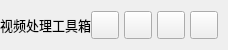
           <widget class="QFrame" name="contentTopBg">
            <property name="minimumSize">
             <size>
              <width>0</width>
              <height>50</height>
             </size>
            </property>
            <property name="maximumSize">
             <size>
              <width>16777215</width>
              <height>50</height>
             </size>
            </property>
            <property name="frameShape">
             <enum>QFrame::NoFrame</enum>
            </property>
            <property name="frameShadow">
             <enum>QFrame::Raised</enum>
            </property>
            <layout class="QHBoxLayout" name="horizontalLayout">
             <property name="spacing">
              <number>0</number>
             </property>
             <property name="leftMargin">
              <number>0</number>
             </property>
             <property name="topMargin">
              <number>0</number>
             </property>
             <property name="rightMargin">
              <number>10</number>
             </property>
             <property name="bottomMargin">
              <number>0</number>
             </property>
             <item>
              <widget class="QFrame" name="leftBox">
               <property name="sizePolicy">
                <sizepolicy hsizetype="Expanding" vsizetype="Preferred">
                 <horstretch>0</horstretch>
                 <verstretch>0</verstretch>
                </sizepolicy>
               </property>
               <property name="frameShape">
                <enum>QFrame::NoFrame</enum>
               </property>
               <property name="frameShadow">
                <enum>QFrame::Raised</enum>
               </property>
               <layout class="QHBoxLayout" name="horizontalLayout_3">
                <property name="spacing">
                 <number>0</number>
                </property>
                <property name="leftMargin">
                 <number>0</number>
                </property>
                <property name="topMargin">
                 <number>0</number>
                </property>
                <property name="rightMargin">
                 <number>0</number>
                </property>
                <property name="bottomMargin">
                 <number>0</number>
                </property>
                <item>
                 <widget class="QLabel" name="titleRightInfo">
                  <property name="sizePolicy">
                   <sizepolicy hsizetype="Preferred" vsizetype="Expanding">
                    <horstretch>0</horstretch>
                    <verstretch>0</verstretch>
                   </sizepolicy>
                  </property>
                  <property name="maximumSize">
                   <size>
                    <width>16777215</width>
                    <height>45</height>
                   </size>
                  </property>
                  <property name="font">
                   <font>
                    <family>Segoe UI</family>
                    <pointsize>10</pointsize>
                    <italic>false</italic>
                    <bold>false</bold>
                   </font>
                  </property>
                  <property name="text">
                   <string>视频处理工具箱</string>
                  </property>
                  <property name="alignment">
                   <set>Qt::AlignLeading|Qt::AlignLeft|Qt::AlignVCenter</set>
                  </property>
                 </widget>
                </item>
               </layout>
              </widget>
             </item>
             <item alignment="Qt::AlignRight">
              <widget class="QFrame" name="rightButtons">
               <property name="minimumSize">
                <size>
                 <width>0</width>
                 <height>28</height>
                </size>
               </property>
               <property name="frameShape">
                <enum>QFrame::NoFrame</enum>
               </property>
               <property name="frameShadow">
                <enum>QFrame::Raised</enum>
               </property>
               <layout class="QHBoxLayout" name="horizontalLayout_2">
                <property name="spacing">
                 <number>5</number>
                </property>
                <property name="leftMargin">
                 <number>0</number>
                </property>
                <property name="topMargin">
                 <number>0</number>
                </property>
                <property name="rightMargin">
                 <number>0</number>
                </property>
                <property name="bottomMargin">
                 <number>0</number>
                </property>
                <item>
                 <widget class="QPushButton" name="settingsTopBtn">
                  <property name="minimumSize">
                   <size>
                    <width>28</width>
                    <height>28</height>
                   </size>
                  </property>
                  <property name="maximumSize">
                   <size>
                    <width>28</width>
                    <height>28</height>
                   </size>
                  </property>
                  <property name="cursor">
                   <cursorShape>PointingHandCursor</cursorShape>
                  </property>
                  <property name="toolTip">
                   <string>Settings</string>
                  </property>
                  <property name="text">
                   <string/>
                  </property>
                  <property name="icon">
                   <iconset resource="resources.qrc">
                    <normaloff>:/icons/images/icons/icon_settings.png</normaloff>:/icons/images/icons/icon_settings.png</iconset>
                  </property>
                  <property name="iconSize">
                   <size>
                    <width>20</width>
                    <height>20</height>
                   </size>
                  </property>
                 </widget>
                </item>
                <item>
                 <widget class="QPushButton" name="minimizeAppBtn">
                  <property name="minimumSize">
                   <size>
                    <width>28</width>
                    <height>28</height>
                   </size>
                  </property>
                  <property name="maximumSize">
                   <size>
                    <width>28</width>
                    <height>28</height>
                   </size>
                  </property>
                  <property name="cursor">
                   <cursorShape>PointingHandCursor</cursorShape>
                  </property>
                  <property name="toolTip">
                   <string>Minimize</string>
                  </property>
                  <property name="text">
                   <string/>
                  </property>
                  <property name="icon">
                   <iconset resource="resources.qrc">
                    <normaloff>:/icons/images/icons/icon_minimize.png</normaloff>:/icons/images/icons/icon_minimize.png</iconset>
                  </property>
                  <property name="iconSize">
                   <size>
                    <width>20</width>
                    <height>20</height>
                   </size>
                  </property>
                 </widget>
                </item>
                <item>
                 <widget class="QPushButton" name="maximizeRestoreAppBtn">
                  <property name="minimumSize">
                   <size>
                    <width>28</width>
                    <height>28</height>
                   </size>
                  </property>
                  <property name="maximumSize">
                   <size>
                    <width>28</width>
                    <height>28</height>
                   </size>
                  </property>
                  <property name="font">
                   <font>
                    <family>Segoe UI</family>
                    <pointsize>10</pointsize>
                    <italic>false</italic>
                    <bold>false</bold>
                    <stylestrategy>PreferDefault</stylestrategy>
                   </font>
                  </property>
                  <property name="cursor">
                   <cursorShape>PointingHandCursor</cursorShape>
                  </property>
                  <property name="toolTip">
                   <string>Maximize</string>
                  </property>
                  <property name="text">
                   <string/>
                  </property>
                  <property name="icon">
                   <iconset resource="resources.qrc">
                    <normaloff>:/icons/images/icons/icon_maximize.png</normaloff>:/icons/images/icons/icon_maximize.png</iconset>
                  </property>
                  <property name="iconSize">
                   <size>
                    <width>20</width>
                    <height>20</height>
                   </size>
                  </property>
                 </widget>
                </item>
                <item>
                 <widget class="QPushButton" name="closeAppBtn">
                  <property name="minimumSize">
                   <size>
                    <width>28</width>
                    <height>28</height>
                   </size>
                  </property>
                  <property name="maximumSize">
                   <size>
                    <width>28</width>
                    <height>28</height>
                   </size>
                  </property>
                  <property name="cursor">
                   <cursorShape>PointingHandCursor</cursorShape>
                  </property>
                  <property name="toolTip">
                   <string>Close</string>
                  </property>
                  <property name="text">
                   <string/>
                  </property>
                  <property name="icon">
                   <iconset resource="resources.qrc">
                    <normaloff>:/icons/images/icons/icon_close.png</normaloff>:/icons/images/icons/icon_close.png</iconset>
                  </property>
                  <property name="iconSize">
                   <size>
                    <width>20</width>
                    <height>20</height>
                   </size>
                  </property>
                 </widget>
                </item>
               </layout>
              </widget>
             </item>
            </layout>
           </widget>
